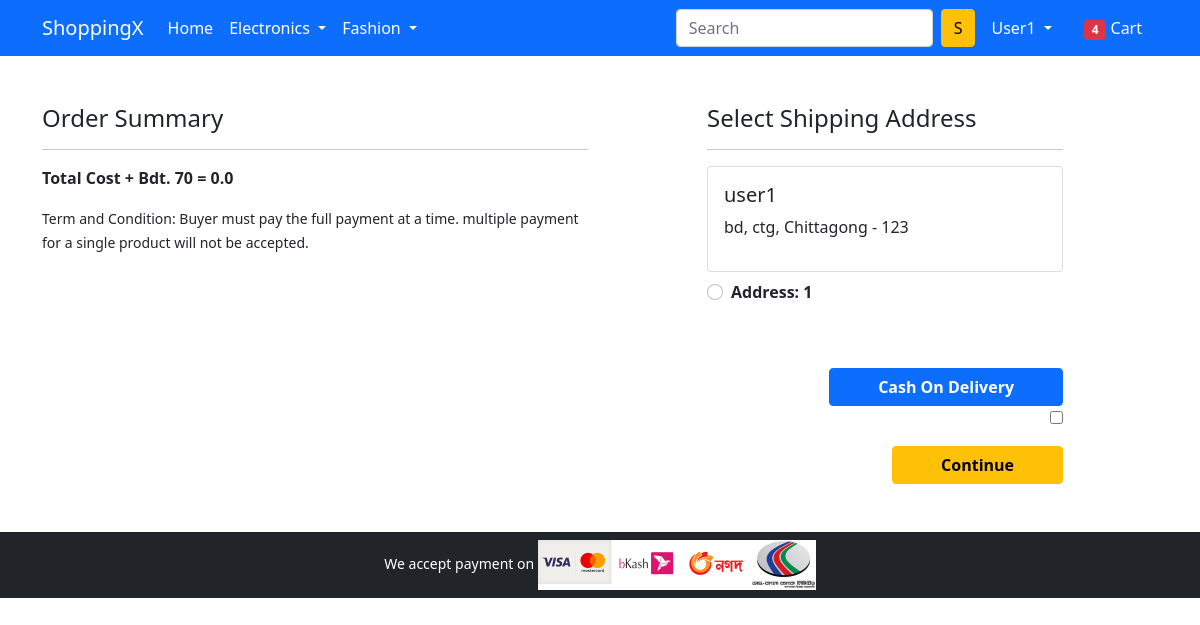
The page /checkout/ (signed in) on the database as committed earlier.
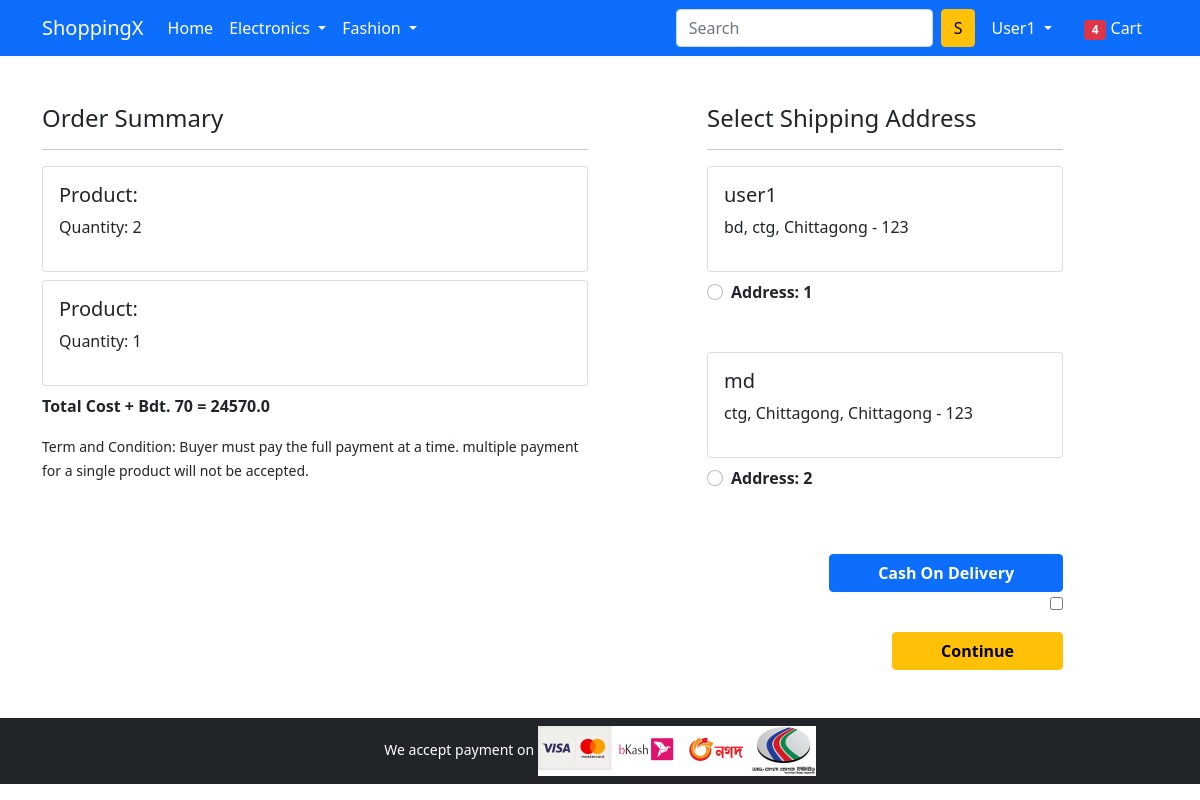
The same page on the database as committed later.
### app/models.py (models this page shows, shortened)
class Customer(models.Model):
    user = models.ForeignKey(User, on_delete=models.CASCADE)
    name = models.CharField(max_length=200)
    locality = models.CharField(max_length=200)
    city = models.CharField(max_length=50)
    zipcode = models. IntegerField()
    state = models.CharField(choices=STATE_CHOICES, max_length=50)

class Cart(models.Model):
 user = models. ForeignKey (User, on_delete=models.CASCADE)
 product = models. ForeignKey(Product, on_delete=models.CASCADE)
 quantity = models.PositiveIntegerField(default=1)

### app/views.py (the view)
# urls.py: path('checkout/', views.checkout, name='checkout'),
def checkout(request):
    user = request.user
    add = Customer.objects.filter(user=user)
    cart_items = Cart.objects.filter(user=user)
    amount = 0.0
    shipping_amount = 70.0
    totalamount = 0.0
    cart_product = [p for p in Cart.objects.all() if p.user == request.user]
    if cart_product:
        for p in cart_product:
            tempamount = (p.quantity * p.product.discounted_price)
            amount += tempamount
        totalamount = amount + shipping_amount
    return render(request, 'app/checkout.html', {'add':add, 'totalamount':totalamount, 'cart_items':cart_items})

### app/templates/app/checkout.html (shortened to what this page needs)
{% extends 'app/base.html' %}
{% load static %}
{% block main-content %}
<div class="container">
 <div class="row mt-5">
  <div class="col-sm-6">
    <h4>Order Summary</h4>
    <hr>
    {% for item in cart_items %}
      <div class="card mb-2">
        <div class="card-body">
          <h5>Product: {{item.prodcut.title}}</h5>
          <p>Quantity: {{item.quantity}}</p>
        </div>
      </div>
      {% endfor %}
      <p class="fw-bold">Total Cost + Bdt. 70 = {{totalamount}}</p>
    <small>Term and Condition: Buyer must pay the full payment at a time. multiple payment for a single product will not be accepted.</small>
  </div>
  <div class="col-sm-4 offset-sm-1">
    <h4>Select Shipping Address</h4>
    <hr>
    <form action="">
    {% for ad in add %}
      <div class="card">
        <div class="card-body">
        <h5>{{ad.name}}</h5>
        <p>{{ad.locality}}, {{ad.city}}, {{ad.state}} - {{ad.zipcode}}</p>
        </div>
      </div>
        <div class="form-check mt-2 mb-5">
          <input class="form-check-input" type="radio" value="">
          <label class="form-check-label fw-bold" for="">
            Address: {{forloop.counter}} </label>
        </div>
        {% endfor %}
        <div class="text-end">
          <button type="submit" class="btn btn-primary mt-3 px-5 fw-bold">Cash On Delivery</button>
        </div>
        <div class="text-end">
          <input type="checkbox" id="vehicle2" name="" value="  ">
        </div>
        <div class="text-end">
          <button type="submit" class="btn btn-warning mt-3 px-5 fw-bold">Continue</button>
        </div>
      </form>
    </div>
  </div>
</div>
{% endblock main-content %}

Rows that differ between the two databases and show on the page:
added Cart: quantity "2"
added Cart: quantity "1"
added Customer: name "md", locality "ctg", city "Chittagong", state "Chittagong", zipcode "123"
Other text that changed with them:
{{ totalamount }}: "0.0" → "24570.0"
